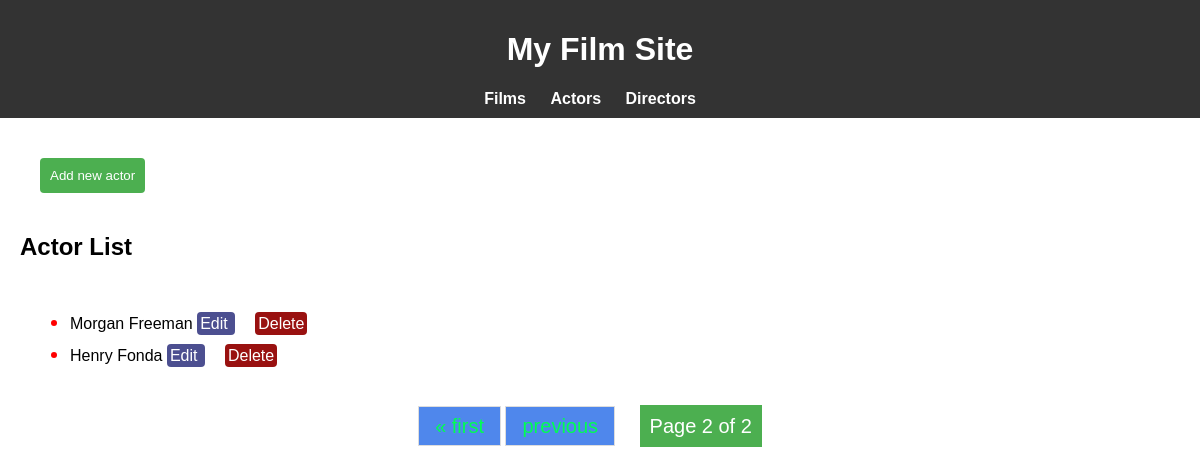
The page /actors/?page=2 on the database its author committed.
### actors/models.py (models this page shows, shortened)
class Actor(models.Model):
    name = models.CharField(max_length=100)
    last_name = models.CharField(max_length=100)

### actors/views.py (the view)
# urls.py: path('actors/', ActorListView.as_view(), name='actor_list'),
class ActorListView(ListView):
    model = Actor
    template_name = 'films/actor_list.html'
    context_object_name = 'actors'
    paginate_by = 25  # Adjust as needed
    def get_queryset(self):
        return Actor.objects.all()

### templates/films/actor_list.html
{% extends 'films/base.html' %}
{% block content %}
    <a href="{% url 'add_actor' %}" > <button class="details-button"> Add new actor</button></a>
    <h2>Actor List</h2>
    <ul class="list-actor-director">
        {% for actor in actors %}
            <li>{{ actor.name }} {{ actor.last_name }}
                <a href="{% url 'edit_actor' actor.id %}" class="edit_film" target="_blank">
                    Edit
                </a>
                <a href="{% url 'delete_actor' actor.id %}" class="button_delete" target="_blank">
                    Delete
                </a>
            </li>
        {% endfor %}
    </ul>
{% endblock %}

### templates/films/base.html (style rules this page uses)
body { font-family: 'Arial', sans-serif; margin: 0; padding: 0; }
.details-button { padding: 10px; background-color: #4CAF50; color: #fff; border: none; border-radius: 4px; cursor: pointer; margin: 20px; text-decoration: none; }
.button_delete { padding: 3px; background-color: #991110; color: #fff; border: none; border-radius: 4px; cursor: pointer; margin: 20px; text-decoration: none; }
.edit_film { padding: 3px; background-color: #4C4F90; color: #fff; border: none; border-radius: 4px; cursor: pointer; text-decoration: none; }
.list-actor-director { margin: 20px; padding: 20px; }
.list-actor-director li { margin: 10px; }
li::marker { color: red; font-size: 20px; }

### rows shown on the page
Actor: name "Morgan", last_name "Freeman"
Actor: name "Henry", last_name "Fonda"

### other values the page prints
{{ page_obj.number }} "2"
{{ page_obj.paginator.num_pages }} "2"
